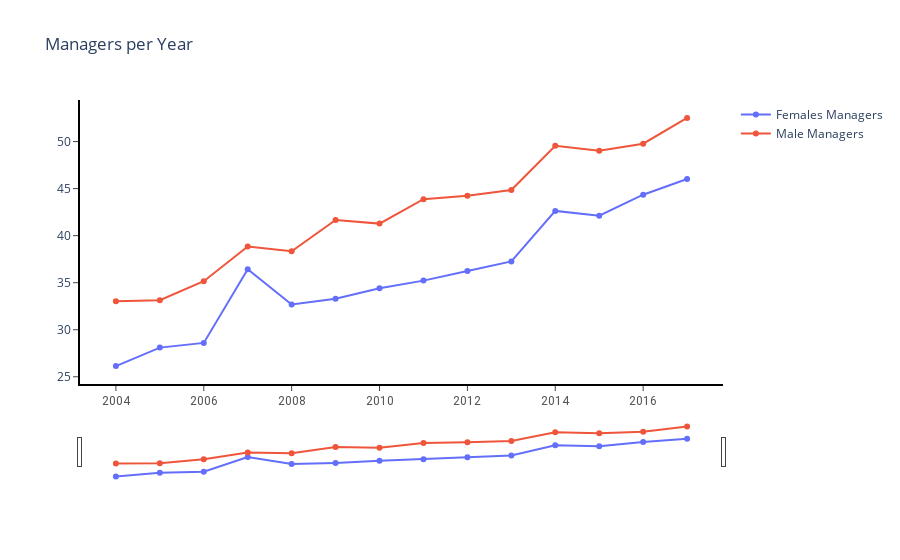

Source (notebook cell):
### Code cell
import numpy as np
import pandas as pd
import plotly.express as px
import plotly.graph_objects as go

df = pd.read_csv('./datasets_avaliacao/salarios.csv', sep=";")

fig = go.Figure()
fig.add_trace(go.Scatter(x=df["year"], y=df['femalesmanagers'], name='Females Managers'))
fig.add_trace(go.Scatter(x=df["year"], y=df['malemanagers'], name='Male Managers'))

fig.layout.update(title_text='Managers per Year', xaxis_rangeslider_visible=True)

fig.layout.update(
    xaxis=dict(
            showline=True,
            showticklabels=True,
            linecolor='rgb(0, 0, 0)',
            linewidth=2,
            ticks='outside',
            tickfont=dict(
                family='Roboto',
                size=12,
                color='rgb(82,82,82)'),
        ),
    yaxis=dict(
            showline=True,
            showgrid=False,
            zeroline=True,
            showticklabels=True,
            ticks='outside',
            linecolor='rgb(0, 0, 0)',
            linewidth=2
        ),
    plot_bgcolor='rgb(255,255,255)',

)
fig.show()

### Figure 1 — Plotly figure (JSON) as saved in the notebook; plotly's stock layout.template omitted (floating-point values rounded to 4 significant figures)
{"data": [{"name": "Females Managers", "type": "scatter", "x": [2004, 2005, 2006, 2007, 2008, 2009, 2010, 2011, 2012, 2013, 2014, 2015, 2016, 2017], "y": [26.14, 28.1, 28.6, 36.43, 32.68, 33.3, 34.41, 35.22, 36.24, 37.26, 42.63, 42.12, 44.35, 46.02]}, {"name": "Male Managers", "type": "scatter", "x": [2004, 2005, 2006, 2007, 2008, 2009, 2010, 2011, 2012, 2013, 2014, 2015, 2016, 2017], "y": [33.02, 33.13, 35.16, 38.85, 38.34, 41.67, 41.28, 43.87, 44.24, 44.85, 49.55, 49.02, 49.77, 52.51]}], "layout": {"plot_bgcolor": "rgb(255,255,255)", "title": {"text": "Managers per Year"}, "xaxis": {"linecolor": "rgb(0, 0, 0)", "linewidth": 2, "rangeslider": {"visible": true}, "showline": true, "showticklabels": true, "tickfont": {"color": "rgb(82,82,82)", "family": "Roboto", "size": 12}, "ticks": "outside"}, "yaxis": {"linecolor": "rgb(0, 0, 0)", "linewidth": 2, "showgrid": false, "showline": true, "showticklabels": true, "ticks": "outside", "zeroline": true}}}
